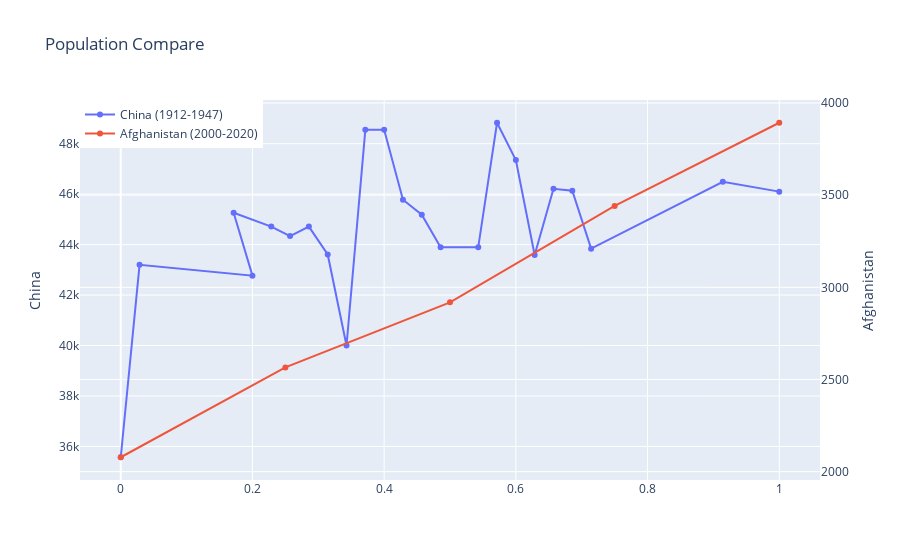

This figure's notebook cell:
### Code cell
_df = df.query('name=="China"')
trace0 = go.Scatter(x=_df.x, y=_df.total, name='China (1912-1947)', mode='lines+markers')

_df = df.query('name=="Afghanistan"')
trace1 = go.Scatter(x=_df.x, y=_df.total, name='Afghanistan (2000-2020)', yaxis='y2')

data = [trace0, trace1]

layout = go.Layout(title='Population Compare',
                   yaxis={'title': 'China'},
                   yaxis2={'title': 'Afghanistan', 'overlaying': 'y', 'side': 'right'},
                   legend={'x': 0, 'y': 1}
                  )

fig = go.Figure(data=data, layout=layout)
fig.show()

### Figure 1 — Plotly figure (JSON) as saved in the notebook; plotly's stock layout.template omitted (floating-point values rounded to 4 significant figures)
{"data": [{"mode": "lines+markers", "name": "China (1912-1947)", "type": "scatter", "x": [0, 0.02857, 0.2, 0.1714, 0.2286, 0.2571, 0.2857, 0.3143, 0.3429, 0.3714, 0.4, 0.4286, 0.4571, 0.4857, 0.5429, 0.5714, 0.6, 0.6286, 0.6571, 0.6857, 0.7143, 0.9143, 1], "y": [35572, 43200, 42767, 45265, 44715, 44338, 44715, 43609, 40000, 48550, 48550, 45778, 45184, 43893, 43893, 48830, 47353, 43586, 46215, 46136, 43840, 46492, 46100]}, {"name": "Afghanistan (2000-2020)", "type": "scatter", "x": [0, 0.25, 0.5, 0.75, 1], "y": [2078, 2565.0, 2919.0, 3441.0, 3893.0], "yaxis": "y2"}], "layout": {"legend": {"x": 0, "y": 1}, "title": {"text": "Population Compare"}, "yaxis": {"title": {"text": "China"}}, "yaxis2": {"overlaying": "y", "side": "right", "title": {"text": "Afghanistan"}}}}
